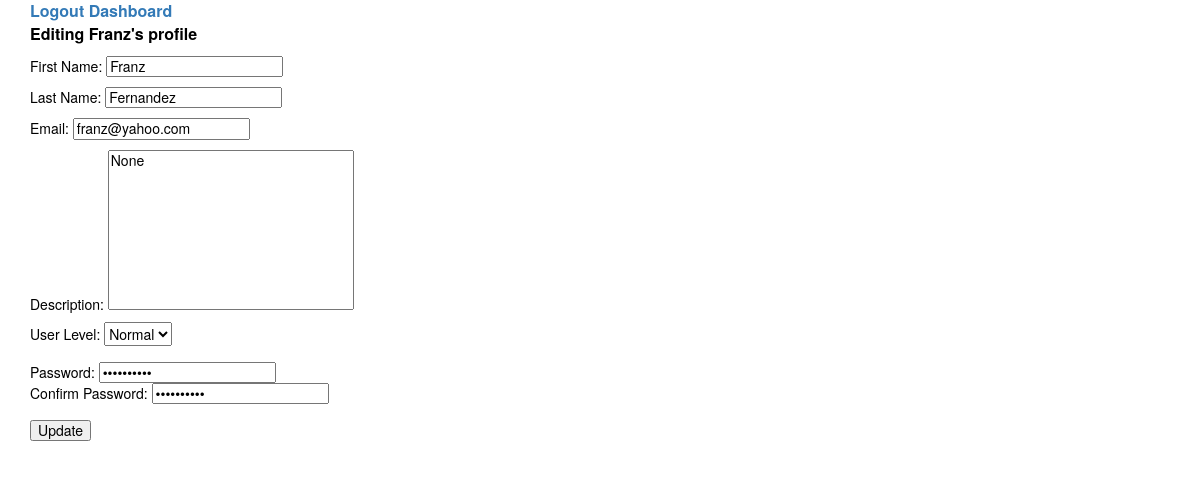
Screenshot of /users/27/edit (signed in) with the database file from the repository.
### apps/userdashboard/models.py (models this page shows)
class User(models.Model):
	first_name = models.TextField(blank=False, max_length=20, null=True)
	last_name = models.TextField(blank=False, max_length=20,null=True)
	email = models.TextField(blank=False, max_length=20,null=True)
	description = models.TextField(blank=False, max_length=500,null=True)
	password = models.TextField(blank=False, max_length=20,null=True)
	user_level = models.IntegerField(blank=False, null=True)
	created_at = models.DateField(null=True)
	updated_at = models.DateField(null=True)
	class Meta:
		db_table = 'user'

### apps/userdashboard/views.py (the view)
# urls.py: url(r'^users/(?P<user_id>\d+)/edit$', views.edit, name="edit"),
def edit(request, user_id):
		user = User.objects.get(id=user_id)
		current_user = User.objects.get(id=request.session['user_id'])
		content = {
		'current_user':current_user,
		'user': user
		}
		return render(request, 'userdashboard/adminedit.html', content)

### apps/userdashboard/templates/userdashboard/adminedit.html (shortened to what this page needs)
<!DOCTYPE html>
<html>
<head>
	<link rel="stylesheet" href="https://maxcdn.bootstrapcdn.com/bootstrap/3.3.5/css/bootstrap.min.css">
</head>
<body>
<div class="container">
<a href="/logout">Logout</a>
<a href="/dashboard">Dashboard</a>
<br>
	{% if user.id == request.session.user_id %}
	Editing Your Profile
	{% else %}
	Editing {{user.first_name}}'s profile</h3>
	{%endif%}
	<form action="/users/{{user.id}}/update" method="post">
		<h5>First Name:
		<input type="text" name="first_name" value="{{user.first_name}}">
		</h5>
		<h5>
		Last Name:
		<input type="text" name="last_name" value="{{user.last_name}}">
		</h5>
		<h5>
		Email:
		<input type="email" name="email" value="{{user.email}}">
		</h5>
		<h5>
		Description:
		<textarea name="description" id="" cols="30" rows="10" value="{{user.description}}" style="resize:none">{{user.description}}</textarea>
		</h5>
		<h5>
		{% if current_user.user_level == 9 %}
		User Level:
		<select name="user_level" id="">
			{% if user.user_level == 9 %}
			<option value="9">Admin</option>
			<option value="1">Normal</option>
			{% else %}
			<option value="1">Normal</option>
			{%endif %}
		</select>
		{%endif%}
		<br><br>
		Password: <input type="password" name="password" value="{{user.password}}">
		<br>
		Confirm Password: <input type="password" name="confirm_password" value="{{user.password}}">
		<br><br>
	<input type="submit" value="Update">
	</form>
	</div>
</body>
</html>

### apps/userdashboard/templates/userdashboard/adminedit.html (style rules this page uses)
body { color:black; font-size:16px; font-weight:bold; background-image: url("https://upload.wikimedia.org/wikipedia/en/thumb/1/13/PinkFloydWallCoverOriginalNoText.jpg/220px-PinkFloydWallCoverOriginalNoText.jpg"); }

### rows the page displays
User: first_name "Franz", last_name "Fernandez", email "franz@yahoo.com", description "None", user_level "Normal"
